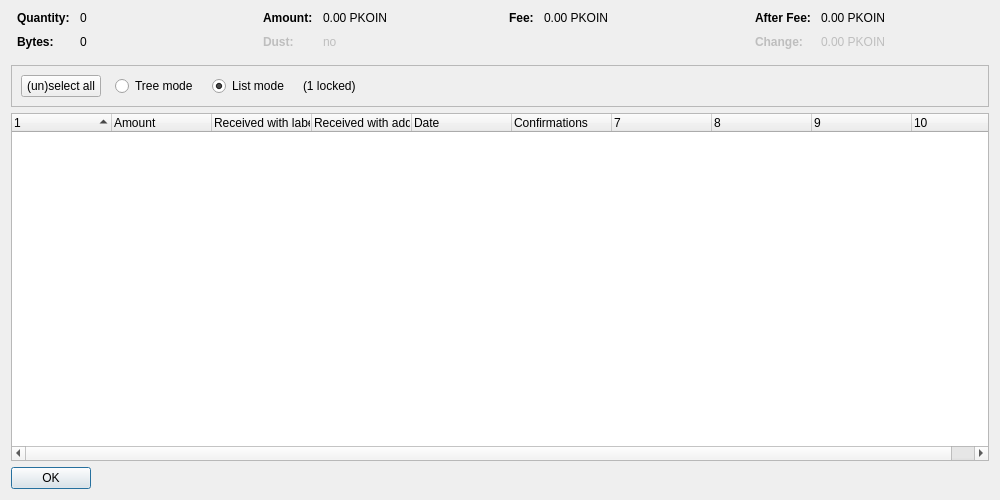
<?xml version="1.0" encoding="UTF-8"?>
<ui version="4.0">
 <class>CoinControlDialog</class>
 <widget class="QDialog" name="CoinControlDialog">
  <property name="geometry">
   <rect>
    <x>0</x>
    <y>0</y>
    <width>1000</width>
    <height>500</height>
   </rect>
  </property>
  <property name="windowTitle">
   <string>Coin Selection</string>
  </property>
  <layout class="QVBoxLayout" name="verticalLayout">
   <item>
    <layout class="QHBoxLayout" name="horizontalLayoutTop" stretch="0,0,0,0">
     <property name="topMargin">
      <number>0</number>
     </property>
     <property name="bottomMargin">
      <number>10</number>
     </property>
     <item>
      <layout class="QFormLayout" name="formLayoutCoinControl1">
       <property name="horizontalSpacing">
        <number>10</number>
       </property>
       <property name="verticalSpacing">
        <number>10</number>
       </property>
       <property name="leftMargin">
        <number>6</number>
       </property>
       <property name="rightMargin">
        <number>6</number>
       </property>
       <item row="0" column="0">
        <widget class="QLabel" name="labelCoinControlQuantityText">
         <property name="font">
          <font>
           <weight>75</weight>
           <bold>true</bold>
          </font>
         </property>
         <property name="text">
          <string>Quantity:</string>
         </property>
        </widget>
       </item>
       <item row="0" column="1">
        <widget class="QLabel" name="labelCoinControlQuantity">
         <property name="cursor">
          <cursorShape>IBeamCursor</cursorShape>
         </property>
         <property name="contextMenuPolicy">
          <enum>Qt::ActionsContextMenu</enum>
         </property>
         <property name="text">
          <string notr="true">0</string>
         </property>
         <property name="textInteractionFlags">
          <set>Qt::LinksAccessibleByMouse|Qt::TextSelectableByKeyboard|Qt::TextSelectableByMouse</set>
         </property>
        </widget>
       </item>
       <item row="1" column="0">
        <widget class="QLabel" name="labelCoinControlBytesText">
         <property name="font">
          <font>
           <weight>75</weight>
           <bold>true</bold>
          </font>
         </property>
         <property name="text">
          <string>Bytes:</string>
         </property>
        </widget>
       </item>
       <item row="1" column="1">
        <widget class="QLabel" name="labelCoinControlBytes">
         <property name="cursor">
          <cursorShape>IBeamCursor</cursorShape>
         </property>
         <property name="contextMenuPolicy">
          <enum>Qt::ActionsContextMenu</enum>
         </property>
         <property name="text">
          <string notr="true">0</string>
         </property>
         <property name="textInteractionFlags">
          <set>Qt::LinksAccessibleByMouse|Qt::TextSelectableByKeyboard|Qt::TextSelectableByMouse</set>
         </property>
        </widget>
       </item>
      </layout>
     </item>
     <item>
      <layout class="QFormLayout" name="formLayoutCoinControl2">
       <property name="horizontalSpacing">
        <number>10</number>
       </property>
       <property name="verticalSpacing">
        <number>10</number>
       </property>
       <property name="leftMargin">
        <number>6</number>
       </property>
       <property name="rightMargin">
        <number>6</number>
       </property>
       <item row="0" column="0">
        <widget class="QLabel" name="labelCoinControlAmountText">
         <property name="font">
          <font>
           <weight>75</weight>
           <bold>true</bold>
          </font>
         </property>
         <property name="text">
          <string>Amount:</string>
         </property>
        </widget>
       </item>
       <item row="0" column="1">
        <widget class="QLabel" name="labelCoinControlAmount">
         <property name="cursor">
          <cursorShape>IBeamCursor</cursorShape>
         </property>
         <property name="contextMenuPolicy">
          <enum>Qt::ActionsContextMenu</enum>
         </property>
         <property name="text">
          <string notr="true">0.00 PKOIN</string>
         </property>
         <property name="textInteractionFlags">
          <set>Qt::LinksAccessibleByMouse|Qt::TextSelectableByKeyboard|Qt::TextSelectableByMouse</set>
         </property>
        </widget>
       </item>
       <item row="1" column="0">
        <widget class="QLabel" name="labelCoinControlLowOutputText">
         <property name="enabled">
          <bool>false</bool>
         </property>
         <property name="font">
          <font>
           <weight>75</weight>
           <bold>true</bold>
          </font>
         </property>
         <property name="text">
          <string>Dust:</string>
         </property>
        </widget>
       </item>
       <item row="1" column="1">
        <widget class="QLabel" name="labelCoinControlLowOutput">
         <property name="enabled">
          <bool>false</bool>
         </property>
         <property name="cursor">
          <cursorShape>IBeamCursor</cursorShape>
         </property>
         <property name="contextMenuPolicy">
          <enum>Qt::ActionsContextMenu</enum>
         </property>
         <property name="text">
          <string notr="true">no</string>
         </property>
         <property name="textInteractionFlags">
          <set>Qt::LinksAccessibleByMouse|Qt::TextSelectableByKeyboard|Qt::TextSelectableByMouse</set>
         </property>
        </widget>
       </item>
      </layout>
     </item>
     <item>
      <layout class="QFormLayout" name="formLayoutCoinControl3">
       <property name="horizontalSpacing">
        <number>10</number>
       </property>
       <property name="verticalSpacing">
        <number>10</number>
       </property>
       <property name="leftMargin">
        <number>6</number>
       </property>
       <property name="rightMargin">
        <number>6</number>
       </property>
       <item row="0" column="0">
        <widget class="QLabel" name="labelCoinControlFeeText">
         <property name="font">
          <font>
           <weight>75</weight>
           <bold>true</bold>
          </font>
         </property>
         <property name="text">
          <string>Fee:</string>
         </property>
        </widget>
       </item>
       <item row="0" column="1">
        <widget class="QLabel" name="labelCoinControlFee">
         <property name="cursor">
          <cursorShape>IBeamCursor</cursorShape>
         </property>
         <property name="contextMenuPolicy">
          <enum>Qt::ActionsContextMenu</enum>
         </property>
         <property name="text">
          <string notr="true">0.00 PKOIN</string>
         </property>
         <property name="textInteractionFlags">
          <set>Qt::LinksAccessibleByMouse|Qt::TextSelectableByKeyboard|Qt::TextSelectableByMouse</set>
         </property>
        </widget>
       </item>
      </layout>
     </item>
     <item>
      <layout class="QFormLayout" name="formLayoutCoinControl4">
       <property name="horizontalSpacing">
        <number>10</number>
       </property>
       <property name="verticalSpacing">
        <number>10</number>
       </property>
       <property name="leftMargin">
        <number>6</number>
       </property>
       <property name="rightMargin">
        <number>6</number>
       </property>
       <item row="0" column="0">
        <widget class="QLabel" name="labelCoinControlAfterFeeText">
         <property name="font">
          <font>
           <weight>75</weight>
           <bold>true</bold>
          </font>
         </property>
         <property name="text">
          <string>After Fee:</string>
         </property>
        </widget>
       </item>
       <item row="0" column="1">
        <widget class="QLabel" name="labelCoinControlAfterFee">
         <property name="cursor">
          <cursorShape>IBeamCursor</cursorShape>
         </property>
         <property name="contextMenuPolicy">
          <enum>Qt::ActionsContextMenu</enum>
         </property>
         <property name="text">
          <string notr="true">0.00 PKOIN</string>
         </property>
         <property name="textInteractionFlags">
          <set>Qt::LinksAccessibleByMouse|Qt::TextSelectableByKeyboard|Qt::TextSelectableByMouse</set>
         </property>
        </widget>
       </item>
       <item row="1" column="0">
        <widget class="QLabel" name="labelCoinControlChangeText">
         <property name="enabled">
          <bool>false</bool>
         </property>
         <property name="font">
          <font>
           <weight>75</weight>
           <bold>true</bold>
          </font>
         </property>
         <property name="text">
          <string>Change:</string>
         </property>
        </widget>
       </item>
       <item row="1" column="1">
        <widget class="QLabel" name="labelCoinControlChange">
         <property name="enabled">
          <bool>false</bool>
         </property>
         <property name="cursor">
          <cursorShape>IBeamCursor</cursorShape>
         </property>
         <property name="contextMenuPolicy">
          <enum>Qt::ActionsContextMenu</enum>
         </property>
         <property name="text">
          <string notr="true">0.00 PKOIN</string>
         </property>
         <property name="textInteractionFlags">
          <set>Qt::LinksAccessibleByMouse|Qt::TextSelectableByKeyboard|Qt::TextSelectableByMouse</set>
         </property>
        </widget>
       </item>
      </layout>
     </item>
    </layout>
   </item>
   <item>
    <widget class="QFrame" name="frame">
     <property name="minimumSize">
      <size>
       <width>0</width>
       <height>40</height>
      </size>
     </property>
     <property name="frameShape">
      <enum>QFrame::StyledPanel</enum>
     </property>
     <property name="frameShadow">
      <enum>QFrame::Sunken</enum>
     </property>
     <layout class="QHBoxLayout" name="horizontalLayout">
      <item>
       <layout class="QHBoxLayout" name="horizontalLayoutPanel" stretch="0,0,0,0,0">
        <property name="spacing">
         <number>14</number>
        </property>
        <item>
         <widget class="QPushButton" name="pushButtonSelectAll">
          <property name="sizePolicy">
           <sizepolicy hsizetype="Maximum" vsizetype="Fixed">
            <horstretch>0</horstretch>
            <verstretch>0</verstretch>
           </sizepolicy>
          </property>
          <property name="text">
           <string>(un)select all</string>
          </property>
          <property name="autoDefault">
           <bool>false</bool>
          </property>
         </widget>
        </item>
        <item>
         <widget class="QRadioButton" name="radioTreeMode">
          <property name="sizePolicy">
           <sizepolicy hsizetype="Maximum" vsizetype="Fixed">
            <horstretch>0</horstretch>
            <verstretch>0</verstretch>
           </sizepolicy>
          </property>
          <property name="text">
           <string>Tree mode</string>
          </property>
         </widget>
        </item>
        <item>
         <widget class="QRadioButton" name="radioListMode">
          <property name="sizePolicy">
           <sizepolicy hsizetype="Maximum" vsizetype="Fixed">
            <horstretch>0</horstretch>
            <verstretch>0</verstretch>
           </sizepolicy>
          </property>
          <property name="text">
           <string>List mode</string>
          </property>
          <property name="checked">
           <bool>true</bool>
          </property>
         </widget>
        </item>
        <item>
         <widget class="QLabel" name="labelLocked">
          <property name="text">
           <string notr="true">(1 locked)</string>
          </property>
         </widget>
        </item>
        <item>
         <spacer name="horizontalSpacer">
          <property name="orientation">
           <enum>Qt::Horizontal</enum>
          </property>
          <property name="sizeHint" stdset="0">
           <size>
            <width>40</width>
            <height>20</height>
           </size>
          </property>
         </spacer>
        </item>
       </layout>
      </item>
     </layout>
    </widget>
   </item>
   <item>
    <widget class="CoinControlTreeWidget" name="treeWidget">
     <property name="contextMenuPolicy">
      <enum>Qt::CustomContextMenu</enum>
     </property>
     <property name="sortingEnabled">
      <bool>false</bool>
     </property>
     <property name="columnCount">
      <number>10</number>
     </property>
     <attribute name="headerShowSortIndicator" stdset="0">
      <bool>true</bool>
     </attribute>
     <attribute name="headerStretchLastSection">
      <bool>false</bool>
     </attribute>
     <column>
      <property name="text">
       <string/>
      </property>
     </column>
     <column>
      <property name="text">
       <string>Amount</string>
      </property>
     </column>
     <column>
      <property name="text">
       <string>Received with label</string>
      </property>
     </column>
     <column>
      <property name="text">
       <string>Received with address</string>
      </property>
     </column>
     <column>
      <property name="text">
       <string>Date</string>
      </property>
     </column>
     <column>
      <property name="text">
       <string>Confirmations</string>
      </property>
      <property name="toolTip">
       <string>Confirmed</string>
      </property>
     </column>
     <column>
      <property name="text">
       <string/>
      </property>
     </column>
     <column>
      <property name="text">
       <string/>
      </property>
     </column>
     <column>
      <property name="text">
       <string/>
      </property>
     </column>
     <column>
      <property name="text">
       <string/>
      </property>
     </column>
    </widget>
   </item>
   <item>
    <widget class="QDialogButtonBox" name="buttonBox">
     <property name="sizePolicy">
      <sizepolicy hsizetype="Maximum" vsizetype="Fixed">
       <horstretch>0</horstretch>
       <verstretch>0</verstretch>
      </sizepolicy>
     </property>
     <property name="orientation">
      <enum>Qt::Horizontal</enum>
     </property>
     <property name="standardButtons">
      <set>QDialogButtonBox::Ok</set>
     </property>
    </widget>
   </item>
  </layout>
 </widget>
 <customwidgets>
  <customwidget>
   <class>CoinControlTreeWidget</class>
   <extends>QTreeWidget</extends>
   <header>qt/coincontroltreewidget.h</header>
  </customwidget>
 </customwidgets>
 <resources/>
 <connections/>
</ui>
